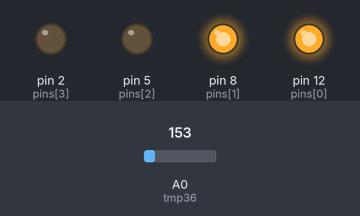
Bench run of a sketch on a simulated Arduino Uno, built with avr-gcc and run on an emulated ATmega328P. Shown: output pins drawn as LEDs (lit = HIGH). Dashed ring = blinking. The inputs (shaded band) are chosen by the test bench; at power-on: A0 (tmp36) = 153.

Above: at 1.2 s.
1.3 s: A0 (tmp36) set to 175
At 2.5 s:
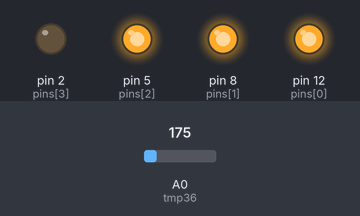
2.8 s: A0 (tmp36) set to 192
At 3.7 s:
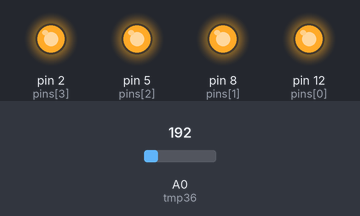
4.3 s: A0 (tmp36) set to 221
At 5.6 s:
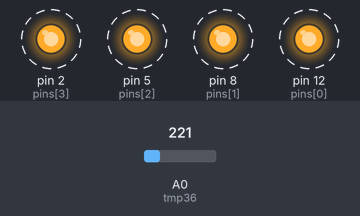
7.3 s: A0 (tmp36) set to 114
At 8.3 s:
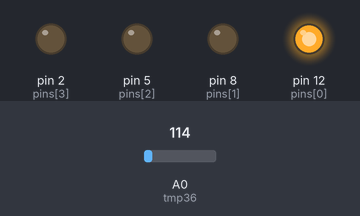
8.8 s: A0 (tmp36) set to 123
10.3 s: A0 (tmp36) set to 143
At 10.6 s:
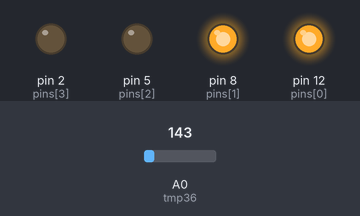
Timing chart, 0 to 12.8 s (numbered marks = the images above; inputs shaded):
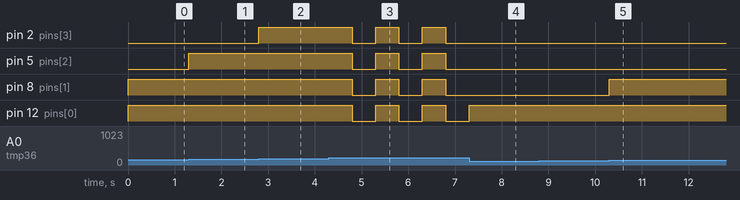

The sketch:

lecture12UseCase.ino
```cpp
/*
Author: Thanos Moschou
Description: Lecture 12 Use Case, Old exam

Components:
1 Uno R3
4 Red Leds
4 Resistors 220 Ohm
1 TMP36 temperature sensor
Jumper Wires
*/

int pins[] = {12, 8, 5, 2};
int temperatures[] = {0, 14, 29, 44, 50};
int length = 4;

int tmp36 = A0;

void setup()
{
  for (int i = 0; i < length; i++) {
    pinMode(pins[i], OUTPUT);
  }

  pinMode(tmp36, INPUT);

  for (int i = 0; i < length; i++) {
    digitalWrite(pins[i], LOW);
  }
}

void blink() {
  for (int i = 0; i < length; i++) {
    digitalWrite(pins[i], HIGH);
  }

  delay(500);

  for (int i = 0; i < length; i++) {
    digitalWrite(pins[i], LOW);
  }

  delay(500);
}

void loop()
{
  int d = analogRead(tmp36);
  float temperature = 0.49 * d - 50;

  if (temperature > temperatures[length]) {
    blink();
  } else {
    for (int i = 0; i < length; i++) {
      if (temperature >= temperatures[i]) {
        digitalWrite(pins[i], HIGH);
      } else {
        digitalWrite(pins[i], LOW);
      }
    }
  }
}
```

Measured:
- the behaviour switches between 161 and 162 on A0 (tmp36) (found by bisection; images 0 and 1)
- the behaviour switches between 191 and 192 on A0 (tmp36) (found by bisection; images 1 and 2)
- the behaviour switches between 130 and 131 on A0 (tmp36) (found by bisection; images 4 and 5)
- after the input at 1.3 s, pin 5 (pins[2]): LOW → HIGH at once
- after the input at 2.8 s, pin 2 (pins[3]): LOW → HIGH at once
- after the input at 4.3 s, pin 2 (pins[3]), pin 5 (pins[2]), pin 8 (pins[1]), pin 12 (pins[0]): alternates HIGH for 0.50 s and LOW for 0.50 s, starting after 0.50 s
- after the input at 7.3 s, pin 2 (pins[3]), pin 5 (pins[2]), pin 8 (pins[1]): stays LOW (without the input it goes to HIGH after 0.00 s); pin 12 (pins[0]): goes on until 7.3 s, then stays HIGH
- after the input at 8.8 s, every drawn part: stays the same
- after the input at 10.3 s, pin 8 (pins[1]): LOW → HIGH at once
